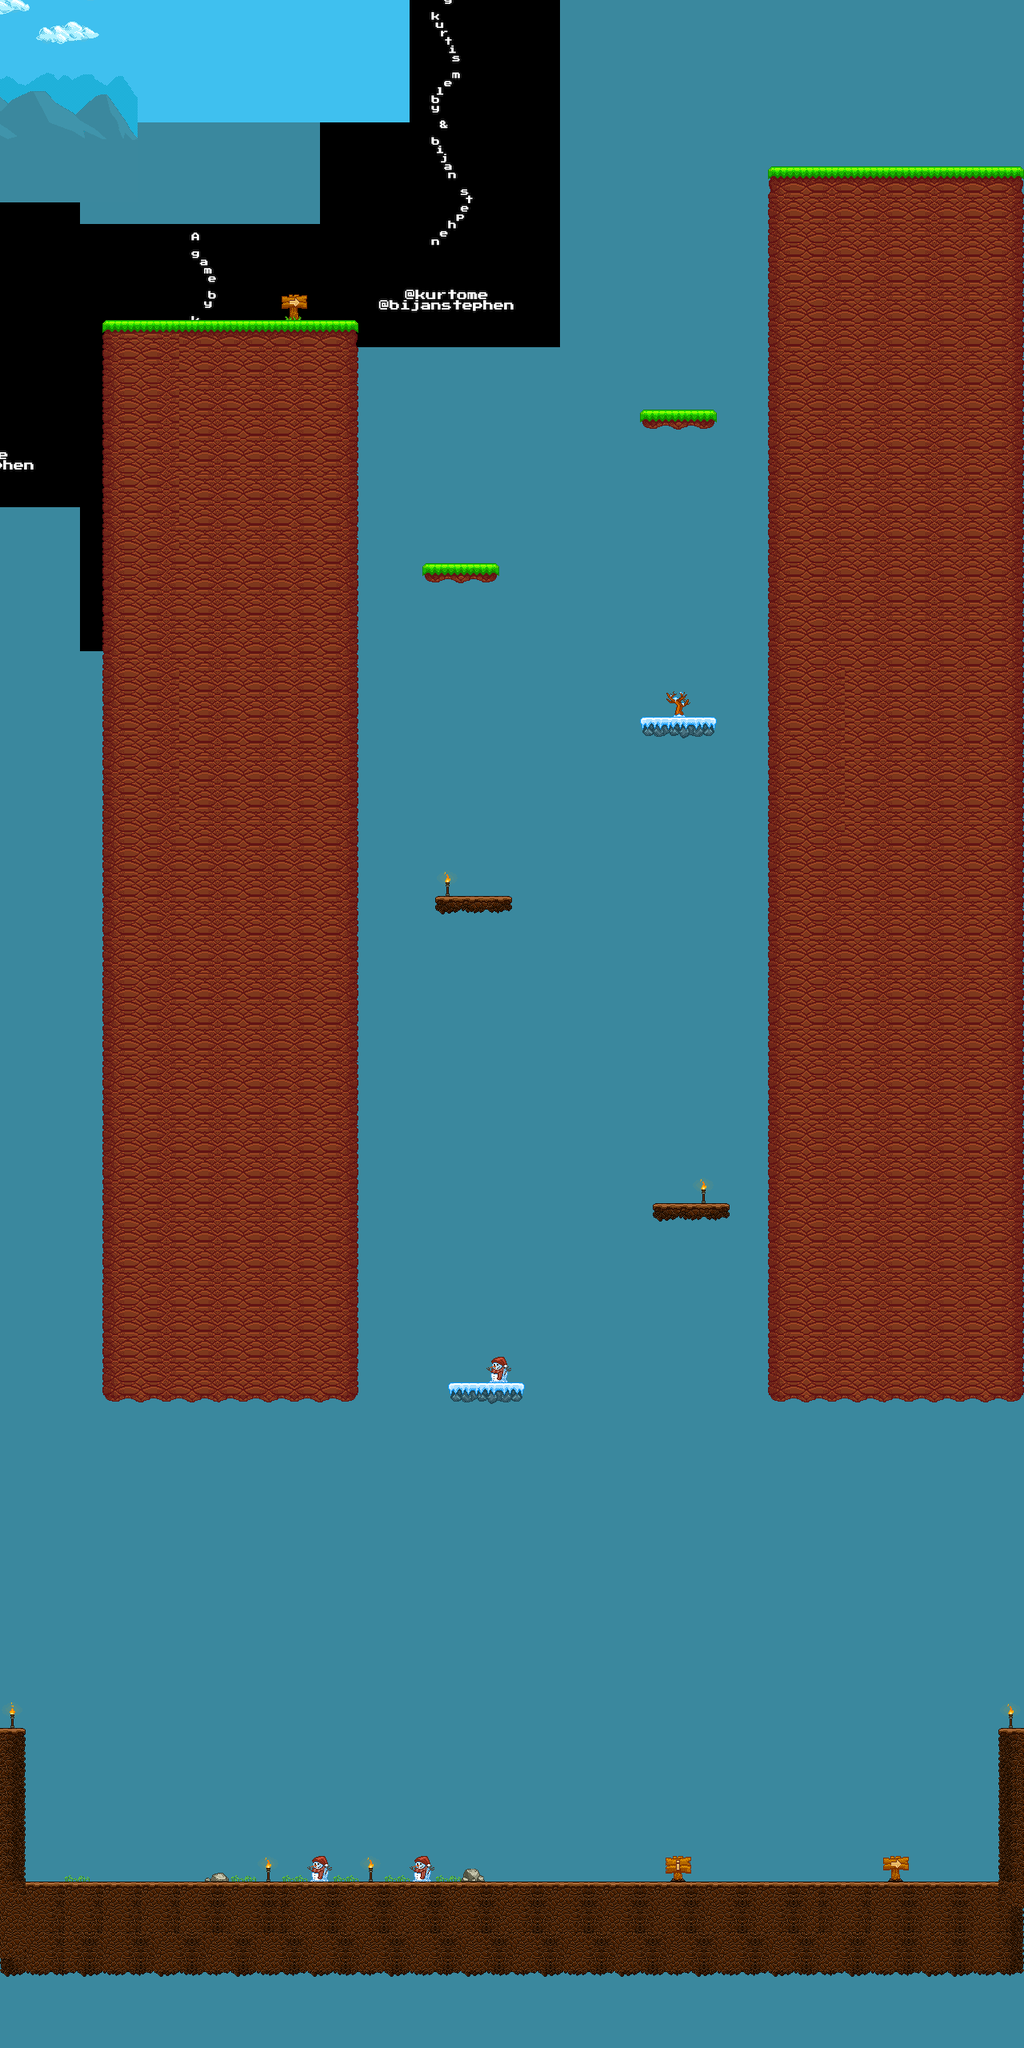

Tiled map render using the project's own tile images. Description and the map definition, with tile-layer contents summarised, below:
An orthogonal 80x160 tile map with 16x16 px tiles, 2 tile layers (Ground, Ground Decoration), 3 tilesets, 5 image layers and 42 objects (37x Coin, 3x InfoSign, PlayerSpawn, Door).

<map version="1.10" tiledversion="1.10.2" orientation="orthogonal" renderorder="right-down" width="80" height="160" tilewidth="16" tileheight="16" infinite="0" backgroundcolor="#3a889e" nextlayerid="16" nextobjectid="197">
 <tileset firstgid="1" name="grass_tileset" tilewidth="16" tileheight="16" tilecount="640" columns="32">
  <image source="../images/pixel_platformer_tileset/grass/grass_tileset.png" width="512" height="320" />
  <tile id="290" type="Slope">
   <properties>
    <property name="LeftTop" type="int" value="0" />
    <property name="RightTop" type="int" value="8" />
   </properties>
  </tile>
  <tile id="291" type="Slope">
   <properties>
    <property name="LeftTop" type="int" value="8" />
    <property name="RightTop" type="int" value="16" />
   </properties>
  </tile>
 </tileset>
 <tileset firstgid="641" name="ice_tileset" tilewidth="16" tileheight="16" tilecount="640" columns="32">
  <image source="../images/pixel_platformer_tileset/ice/ice_tileset.png" width="512" height="320" />
  <tile id="194" type="Hazard">
   <properties>
    <property name="Damage" type="int" value="10" />
   </properties>
  </tile>
  <tile id="195" type="Hazard">
   <properties>
    <property name="Damage" type="int" value="10" />
   </properties>
  </tile>
  <tile id="260" type="Slope">
   <properties>
    <property name="LeftTop" type="int" value="0" />
    <property name="RightTop" type="int" value="8" />
   </properties>
  </tile>
  <tile id="261" type="Slope">
   <properties>
    <property name="LeftTop" type="int" value="8" />
    <property name="RightTop" type="int" value="16" />
   </properties>
  </tile>
  <tile id="268" type="Slope">
   <properties>
    <property name="LeftTop" type="int" value="16" />
    <property name="RightTop" type="int" value="8" />
   </properties>
  </tile>
  <tile id="269" type="Slope">
   <properties>
    <property name="LeftTop" type="int" value="8" />
    <property name="RightTop" type="int" value="0" />
   </properties>
  </tile>
  <tile id="290" type="Slope">
   <properties>
    <property name="LeftTop" type="int" value="0" />
    <property name="RightTop" type="int" value="8" />
   </properties>
  </tile>
  <tile id="291" type="Slope">
   <properties>
    <property name="LeftTop" type="int" value="8" />
    <property name="RightTop" type="int" value="16" />
   </properties>
  </tile>
  <tile id="302" type="Slope">
   <properties>
    <property name="LeftTop" type="int" value="16" />
    <property name="RightTop" type="int" value="8" />
   </properties>
  </tile>
  <tile id="303" type="Slope">
   <properties>
    <property name="LeftTop" type="int" value="8" />
    <property name="RightTop" type="int" value="0" />
   </properties>
  </tile>
  <tile id="325" type="Slope">
   <properties>
    <property name="LeftTop" type="int" value="0" />
    <property name="RightTop" type="int" value="16" />
   </properties>
  </tile>
  <tile id="332" type="Slope">
   <properties>
    <property name="LeftTop" type="int" value="16" />
    <property name="RightTop" type="int" value="0" />
   </properties>
  </tile>
  <tile id="356" type="Slope">
   <properties>
    <property name="LeftTop" type="int" value="0" />
    <property name="RightTop" type="int" value="16" />
   </properties>
  </tile>
  <tile id="365" type="Slope">
   <properties>
    <property name="LeftTop" type="int" value="16" />
    <property name="RightTop" type="int" value="0" />
   </properties>
  </tile>
  <tile id="514" type="OneWayTopPlatform" />
  <tile id="515" type="OneWayTopPlatform" />
  <tile id="516" type="OneWayTopPlatform" />
  <tile id="517" type="OneWayTopPlatform" />
  <tile id="518" type="OneWayTopPlatform" />
  <tile id="519" type="OneWayTopPlatform" />
  <tile id="522" type="OneWayTopPlatform" />
  <tile id="523" type="OneWayTopPlatform" />
 </tileset>
 <tileset firstgid="1281" name="cave_tileset" tilewidth="16" tileheight="16" tilecount="640" columns="32">
  <image source="../images/pixel_platformer_tileset/cave/cave_tileset.png" width="512" height="320" />
 </tileset>
 <imagelayer id="15" name="Credits 3" offsetx="400" offsety="-100" parallaxx="0.4" parallaxy="0.4" repeaty="1">
  <image source="../images/credits_small.png" width="600" height="1067" />
 </imagelayer>
 <imagelayer id="14" name="Credits 2" offsetx="100" offsety="280" parallaxx="0.4" parallaxy="0.4" repeaty="1">
  <image source="../images/credits_small.png" width="600" height="1067" />
 </imagelayer>
 <imagelayer id="12" name="Credits" offsetx="-200" offsety="100" parallaxx="0.4" parallaxy="0.4" repeaty="1">
  <image source="../images/credits_small.png" width="600" height="1067" />
 </imagelayer>
 <imagelayer id="13" name="bg sky" offsetx="0" offsety="-150" parallaxy="0.4" repeatx="1">
  <image source="../images/pixel_platformer_tileset/background/sky_solid_color.png" width="512" height="303" />
 </imagelayer>
 <imagelayer id="7" name="Sky" offsetx="-340" offsety="-50" parallaxx="0.4" parallaxy="0.4" repeatx="1">
  <image source="../images/pixel_platformer_tileset/background/single_background.png" width="512" height="303" />
 </imagelayer>
 <layer id="8" name="Ground" width="80" height="160">
  <data>[12800 cells, 4400 non-empty, 84 distinct tile ids]</data>
 </layer>
 <layer id="9" name="Ground Decoration" width="80" height="160">
  <data>[12800 cells, 68 non-empty, 34 distinct tile ids]</data>
 </layer>
 <objectgroup id="3" name="AnimatedCoins" />
 <objectgroup id="10" name="Metadata">
  <object id="19" name="Spawn" type="PlayerSpawn" x="208" y="384">
   <point />
  </object>
  <object id="101" name="you did it" type="InfoSign" x="352" y="368" width="32" height="32">
   <properties>
    <property name="Text">You made it, this is your reward.
Treasure!</property>
   </properties>
  </object>
  <object id="118" name="Coin" type="Coin" x="576" y="672">
   <ellipse />
  </object>
  <object id="120" name="Coin" type="Coin" x="848" y="848">
   <ellipse />
  </object>
  <object id="121" name="Coin" type="Coin" x="592" y="1088">
   <ellipse />
  </object>
  <object id="122" name="Coin" type="Coin" x="848" y="1488">
   <ellipse />
  </object>
  <object id="123" name="Coin" type="Coin" x="592" y="1712">
   <ellipse />
  </object>
  <object id="124" name="Coin" type="Coin" x="432" y="2320">
   <ellipse />
  </object>
  <object id="125" name="Coin" type="Coin" x="496" y="2320">
   <ellipse />
  </object>
  <object id="127" name="Coin" type="Coin" x="560" y="2320">
   <ellipse />
  </object>
  <object id="129" name="Coin" type="Coin" x="624" y="2320">
   <ellipse />
  </object>
  <object id="130" name="Coin" type="Coin" x="688" y="2320">
   <ellipse />
  </object>
  <object id="131" name="Coin" type="Coin" x="752" y="2320">
   <ellipse />
  </object>
  <object id="132" name="Coin" type="Coin" x="816" y="2320">
   <ellipse />
  </object>
  <object id="133" name="Coin" type="Coin" x="880" y="2320">
   <ellipse />
  </object>
  <object id="134" name="Coin" type="Coin" x="944" y="2320">
   <ellipse />
  </object>
  <object id="135" name="Coin" type="Coin" x="1008" y="2320">
   <ellipse />
  </object>
  <object id="136" name="Coin" type="Coin" x="1072" y="2320">
   <ellipse />
  </object>
  <object id="137" name="Coin" type="Coin" x="368" y="2320">
   <ellipse />
  </object>
  <object id="138" name="The end" type="InfoSign" x="832" y="2320" width="32" height="32">
   <properties>
    <property name="Text" value="The End" />
   </properties>
  </object>
  <object id="139" name="Unless?" type="InfoSign" x="1104" y="2320" width="32" height="32">
   <properties>
    <property name="Text" value="Unless?" />
   </properties>
  </object>
  <object id="140" name="Door" type="Door" x="1184" y="2336" width="16" height="16">
   <properties>
    <property name="DestinationMap" value="map_level_tutorial.tmx" />
   </properties>
  </object>
  </objectgroup>
</map>
<!-- 20 of 42 objects omitted -->
